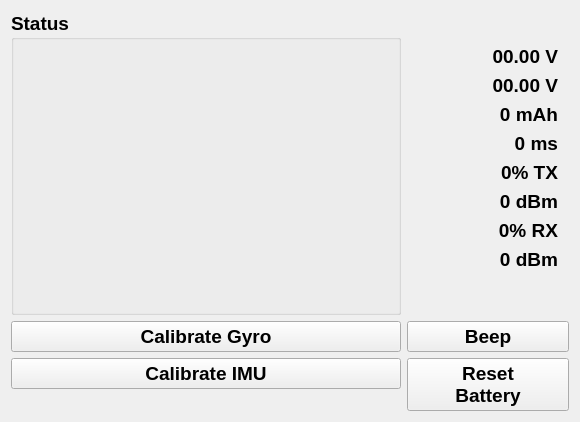
<?xml version="1.0" encoding="UTF-8"?>
<ui version="4.0">
 <class>PageMain</class>
 <widget class="QWidget" name="PageMain">
  <property name="geometry">
   <rect>
    <x>0</x>
    <y>0</y>
    <width>580</width>
    <height>422</height>
   </rect>
  </property>
  <property name="font">
   <font>
    <pointsize>14</pointsize>
    <weight>75</weight>
    <bold>true</bold>
   </font>
  </property>
  <property name="windowTitle">
   <string>Form</string>
  </property>
  <layout class="QGridLayout" name="gridLayout_3">
   <item row="0" column="2">
    <widget class="QWidget" name="widget" native="true">
     <property name="sizePolicy">
      <sizepolicy hsizetype="Preferred" vsizetype="Maximum">
       <horstretch>0</horstretch>
       <verstretch>0</verstretch>
      </sizepolicy>
     </property>
     <property name="maximumSize">
      <size>
       <width>162</width>
       <height>16777215</height>
      </size>
     </property>
     <layout class="QGridLayout" name="gridLayout">
      <property name="topMargin">
       <number>16</number>
      </property>
      <item row="4" column="1">
       <widget class="QLabel" name="txquality">
        <property name="text">
         <string>0% TX</string>
        </property>
        <property name="alignment">
         <set>Qt::AlignRight|Qt::AlignTrailing|Qt::AlignVCenter</set>
        </property>
        <property name="margin">
         <number>-2</number>
        </property>
        <property name="indent">
         <number>2</number>
        </property>
       </widget>
      </item>
      <item row="1" column="1">
       <widget class="QLabel" name="voltage">
        <property name="text">
         <string>00.00 V</string>
        </property>
        <property name="alignment">
         <set>Qt::AlignRight|Qt::AlignTrailing|Qt::AlignVCenter</set>
        </property>
        <property name="margin">
         <number>-2</number>
        </property>
        <property name="indent">
         <number>2</number>
        </property>
       </widget>
      </item>
      <item row="2" column="1">
       <widget class="QLabel" name="totalCurrent">
        <property name="text">
         <string>0 mAh</string>
        </property>
        <property name="alignment">
         <set>Qt::AlignRight|Qt::AlignTrailing|Qt::AlignVCenter</set>
        </property>
        <property name="margin">
         <number>-2</number>
        </property>
        <property name="indent">
         <number>2</number>
        </property>
       </widget>
      </item>
      <item row="10" column="0" colspan="2">
       <spacer name="verticalSpacer">
        <property name="orientation">
         <enum>Qt::Vertical</enum>
        </property>
        <property name="sizeHint" stdset="0">
         <size>
          <width>40</width>
          <height>16</height>
         </size>
        </property>
       </spacer>
      </item>
      <item row="0" column="1">
       <widget class="QLabel" name="localVoltage">
        <property name="text">
         <string>00.00 V</string>
        </property>
        <property name="alignment">
         <set>Qt::AlignRight|Qt::AlignTrailing|Qt::AlignVCenter</set>
        </property>
        <property name="margin">
         <number>-2</number>
        </property>
        <property name="indent">
         <number>2</number>
        </property>
       </widget>
      </item>
      <item row="9" column="0" colspan="2">
       <widget class="QLabel" name="rxlevel">
        <property name="text">
         <string>0 dBm</string>
        </property>
        <property name="alignment">
         <set>Qt::AlignRight|Qt::AlignTrailing|Qt::AlignVCenter</set>
        </property>
        <property name="margin">
         <number>-2</number>
        </property>
        <property name="indent">
         <number>2</number>
        </property>
       </widget>
      </item>
      <item row="3" column="1">
       <widget class="QLabel" name="latency">
        <property name="text">
         <string>0 ms</string>
        </property>
        <property name="alignment">
         <set>Qt::AlignRight|Qt::AlignTrailing|Qt::AlignVCenter</set>
        </property>
        <property name="margin">
         <number>-2</number>
        </property>
        <property name="indent">
         <number>2</number>
        </property>
       </widget>
      </item>
      <item row="6" column="1">
       <widget class="QLabel" name="rxquality">
        <property name="text">
         <string>0% RX</string>
        </property>
        <property name="alignment">
         <set>Qt::AlignRight|Qt::AlignTrailing|Qt::AlignVCenter</set>
        </property>
        <property name="margin">
         <number>-2</number>
        </property>
        <property name="indent">
         <number>2</number>
        </property>
       </widget>
      </item>
      <item row="5" column="1">
       <widget class="QLabel" name="txlevel">
        <property name="text">
         <string>0 dBm</string>
        </property>
        <property name="alignment">
         <set>Qt::AlignRight|Qt::AlignTrailing|Qt::AlignVCenter</set>
        </property>
        <property name="margin">
         <number>-2</number>
        </property>
        <property name="indent">
         <number>2</number>
        </property>
       </widget>
      </item>
     </layout>
    </widget>
   </item>
   <item row="1" column="2">
    <widget class="QPushButton" name="beep">
     <property name="sizePolicy">
      <sizepolicy hsizetype="Minimum" vsizetype="Minimum">
       <horstretch>0</horstretch>
       <verstretch>0</verstretch>
      </sizepolicy>
     </property>
     <property name="text">
      <string>Beep</string>
     </property>
     <property name="checkable">
      <bool>true</bool>
     </property>
     <property name="checked">
      <bool>false</bool>
     </property>
    </widget>
   </item>
   <item row="2" column="2" rowspan="2">
    <widget class="QPushButton" name="reset_battery">
     <property name="sizePolicy">
      <sizepolicy hsizetype="Minimum" vsizetype="Minimum">
       <horstretch>0</horstretch>
       <verstretch>0</verstretch>
      </sizepolicy>
     </property>
     <property name="text">
      <string>Reset
Battery</string>
     </property>
    </widget>
   </item>
   <item row="0" column="0" colspan="2">
    <widget class="QGroupBox" name="groupBox">
     <property name="sizePolicy">
      <sizepolicy hsizetype="Preferred" vsizetype="Expanding">
       <horstretch>0</horstretch>
       <verstretch>0</verstretch>
      </sizepolicy>
     </property>
     <property name="title">
      <string>Status</string>
     </property>
     <layout class="QGridLayout" name="gridLayout_2">
      <property name="topMargin">
       <number>0</number>
      </property>
      <item row="0" column="0">
       <widget class="QLabel" name="status">
        <property name="text">
         <string/>
        </property>
        <property name="alignment">
         <set>Qt::AlignLeading|Qt::AlignLeft|Qt::AlignTop</set>
        </property>
       </widget>
      </item>
      <item row="1" column="0">
       <widget class="QLabel" name="warnings">
        <property name="styleSheet">
         <string notr="true">color: rgb(255, 85, 0);</string>
        </property>
        <property name="text">
         <string/>
        </property>
        <property name="alignment">
         <set>Qt::AlignLeading|Qt::AlignLeft|Qt::AlignTop</set>
        </property>
       </widget>
      </item>
     </layout>
    </widget>
   </item>
   <item row="1" column="0" colspan="2">
    <widget class="QPushButton" name="calibrate_gyro">
     <property name="text">
      <string>Calibrate Gyro</string>
     </property>
    </widget>
   </item>
   <item row="2" column="0" colspan="2">
    <widget class="QPushButton" name="calibrate_imu">
     <property name="text">
      <string>Calibrate IMU</string>
     </property>
    </widget>
   </item>
  </layout>
 </widget>
 <resources/>
 <connections/>
</ui>
